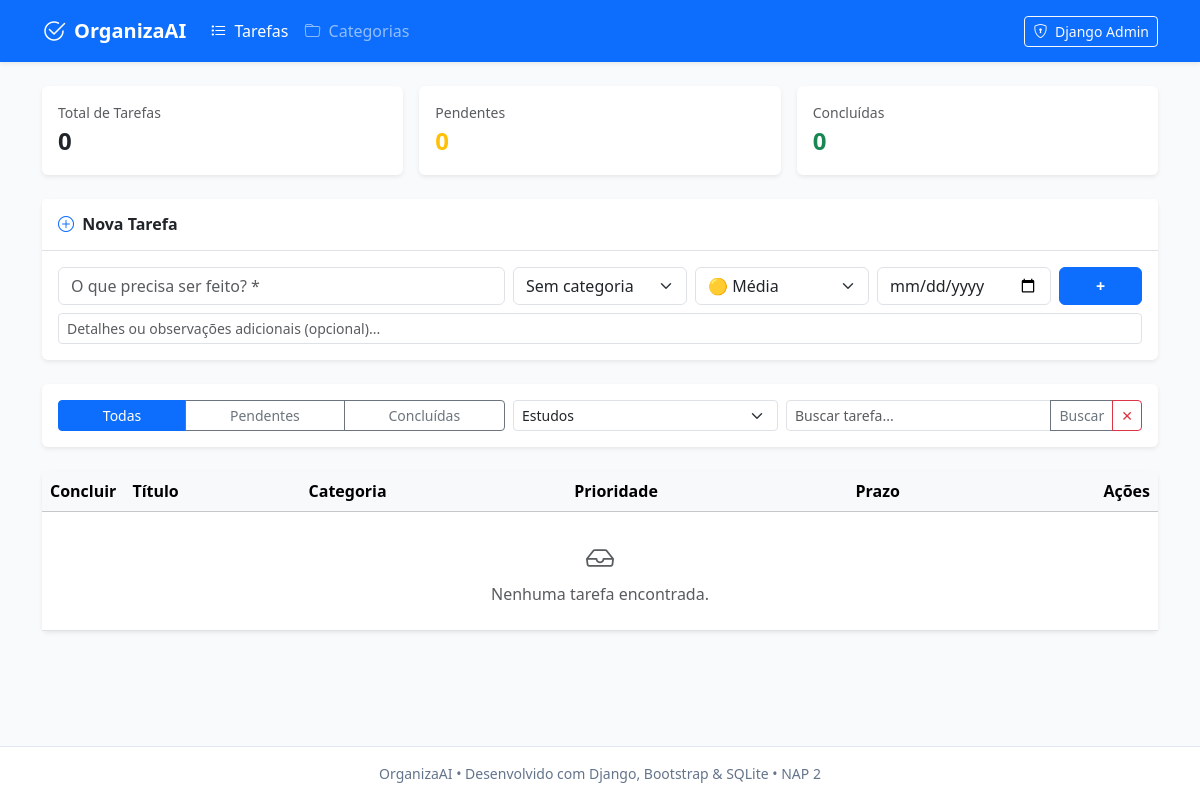
The app's page /?categoria=1, older data.
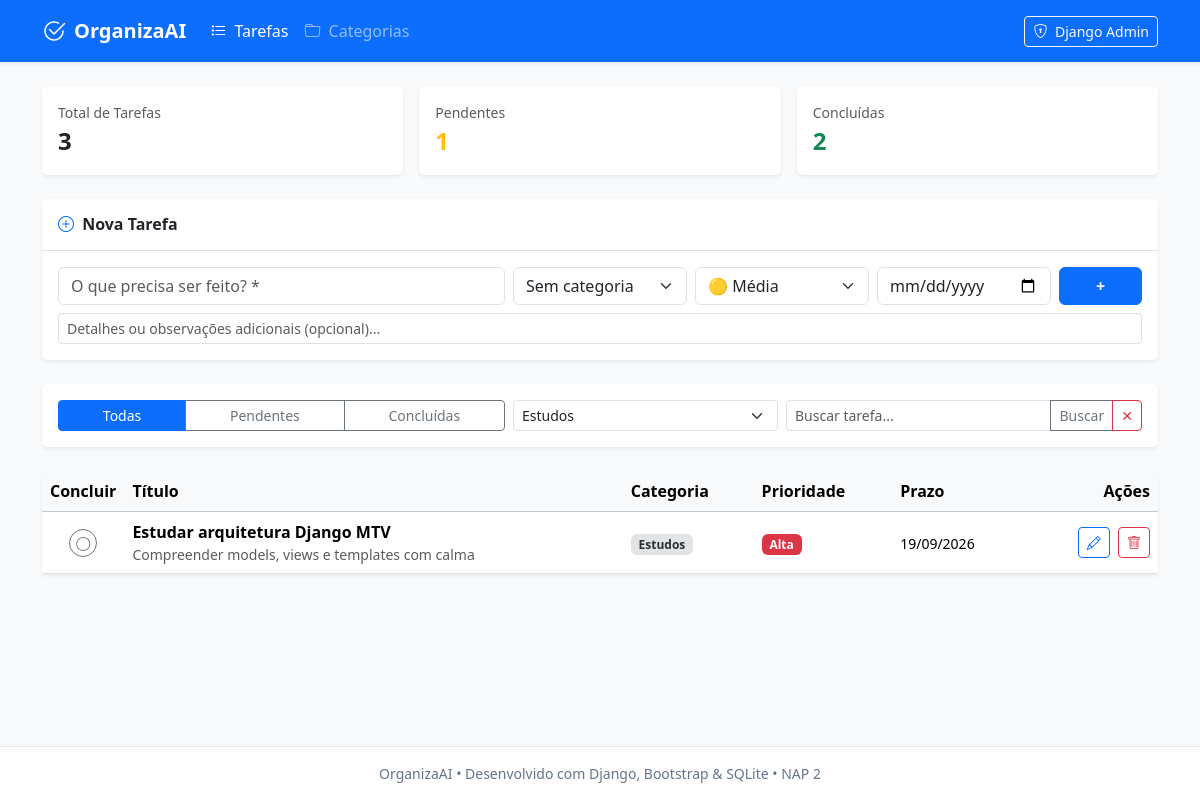
The same page, newer data.
### organiza/models.py (models this page shows, shortened)
class Tarefa(models.Model):
    PRIORIDADE_CHOICES = [
        ('baixa', 'Baixa'),
        ('media', 'Média'),
        ('alta', 'Alta'),
    ]
    titulo = models.CharField(max_length=200, verbose_name="Título")
    descricao = models.TextField(blank=True, null=True, verbose_name="Descrição")
    categoria = models.ForeignKey(Categoria, on_delete=models.SET_NULL, null=True, blank=True, verbose_name="Categoria")
    prioridade = models.CharField(max_length=10, choices=PRIORIDADE_CHOICES, default='media', verbose_name="Prioridade")
    data_limite = models.DateField(blank=True, null=True, verbose_name="Data Limite")
    concluida = models.BooleanField(default=False, verbose_name="Concluída")
    data_criacao = models.DateTimeField(default=timezone.now, verbose_name="Data de Criação")
    class Meta:
        verbose_name = "Tarefa"
        verbose_name_plural = "Tarefas"
        ordering = ['concluida', 'data_limite', '-data_criacao']

class Categoria(models.Model):
    nome = models.CharField(max_length=100, unique=True, verbose_name="Nome")
    class Meta:
        verbose_name = "Categoria"
        verbose_name_plural = "Categorias"

### organiza/views.py (the view, shortened to what this page needs)
# urls.py: path('', views.home, name='home'),
def home(request):
    status_filtro = request.GET.get('status', 'todas')
    categoria_filtro = request.GET.get('categoria', '')
    busca = request.GET.get('q', '').strip()
    tarefas = Tarefa.objects.select_related('categoria').all()
    if status_filtro == 'pendentes':
        tarefas = tarefas.filter(concluida=False)
    elif status_filtro == 'concluidas':
        tarefas = tarefas.filter(concluida=True)
    if categoria_filtro:
        tarefas = tarefas.filter(categoria_id=categoria_filtro)
    if busca:
        tarefas = tarefas.filter(titulo__icontains=busca)
    total = Tarefa.objects.count()
    pendentes = Tarefa.objects.filter(concluida=False).count()
    concluidas = Tarefa.objects.filter(concluida=True).count()
    categorias = Categoria.objects.all()
    return render(request, 'lista.html', {
        'tarefas': tarefas,
        'categorias': categorias,
        'status_filtro': status_filtro,
        'categoria_filtro': categoria_filtro,
        'busca': busca,
        'total': total,
        'pendentes': pendentes,
        'concluidas': concluidas,
    })

### template/lista.html (shortened to what the changed rows need)
{% extends 'base.html' %}
{% block content %}
<div class="row g-3 mb-4">
    <div class="col-md-4">
        <div class="card border-0 shadow-sm p-3">
            <div class="text-muted small">Total de Tarefas</div>
            <div class="fs-4 fw-bold text-dark">{{ total }}</div>
        </div>
    </div>
    <div class="col-md-4">
        <div class="card border-0 shadow-sm p-3">
            <div class="text-muted small">Pendentes</div>
            <div class="fs-4 fw-bold text-warning">{{ pendentes }}</div>
        </div>
    </div>
    <div class="col-md-4">
        <div class="card border-0 shadow-sm p-3">
            <div class="text-muted small">Concluídas</div>
            <div class="fs-4 fw-bold text-success">{{ concluidas }}</div>
        </div>
    </div>
</div>
<div class="card border-0 shadow-sm mb-4">
    <div class="card-header bg-white border-bottom py-3">
        <h2 class="h6 fw-bold mb-0 text-dark">
            <i class="bi bi-plus-circle text-primary me-1"></i> Nova Tarefa
        </h2>
    </div>
</div>
<div class="card border-0 shadow-sm">
    <div class="table-responsive">
        <table class="table table-hover align-middle mb-0">
            <thead class="table-light">
                <tr>
                    <th scope="col" style="width: 50px;">Concluir</th>
                    <th scope="col">Título</th>
                    <th scope="col">Categoria</th>
                    <th scope="col">Prioridade</th>
                    <th scope="col">Prazo</th>
                    <th scope="col" class="text-end" style="width: 140px;">Ações</th>
                </tr>
            </thead>
            <tbody>
                {% for tarefa in tarefas %}
                    <tr class="{% if tarefa.concluida %}table-light text-muted{% endif %}">
                        <td class="text-center">
                            <form method="POST" action="{% url 'concluir_tarefa' tarefa.id %}" class="m-0">
                                <button type="submit" class="btn btn-sm {% if tarefa.concluida %}btn-success{% else %}btn-outline-secondary{% endif %} rounded-circle p-1" style="width: 28px; height: 28px;" title="Marcar como concluída / reabrir">
                                    <i class="bi {% if tarefa.concluida %}bi-check-lg{% else %}bi-circle{% endif %}"></i>
                                </button>
                            </form>
                        </td>
                        <td>
                            <div class="fw-bold {% if tarefa.concluida %}text-decoration-line-through text-muted{% endif %}">
                                {{ tarefa.titulo }}
                            </div>
                            {% if tarefa.descricao %}
                                <div class="small text-muted text-truncate" style="max-width: 350px;">
                                    {{ tarefa.descricao }}
                                </div>
                            {% endif %}
                        </td>
                        <td>
                            {% if tarefa.categoria %}
                                <span class="badge bg-secondary-subtle text-secondary-emphasis">
                                    {{ tarefa.categoria.nome }}
                                </span>
                            {% else %}
                                <span class="text-muted small">—</span>
                            {% endif %}
                        </td>
                        <td>
                            {% if tarefa.prioridade == 'alta' %}
                                <span class="badge bg-danger">Alta</span>
                            {% elif tarefa.prioridade == 'media' %}
                                <span class="badge bg-warning text-dark">Média</span>
                            {% else %}
                                <span class="badge bg-success">Baixa</span>
                            {% endif %}
                        </td>
                        <td>
                            {% if tarefa.data_limite %}
                                <span class="small">{{ tarefa.data_limite|date:"d/m/Y" }}</span>
                            {% else %}
                                <span class="text-muted small">Sem prazo</span>
                            {% endif %}
                        </td>
                        <td class="text-end">
                            <a href="{% url 'editar_tarefa' tarefa.id %}" class="btn btn-sm btn-outline-primary me-1" title="Editar">
                                <i class="bi bi-pencil"></i>
                            </a>
                            <form method="POST" action="{% url 'excluir_tarefa' tarefa.id %}" class="d-inline" onsubmit="return confirm('Deseja realmente excluir a tarefa \'{{ tarefa.titulo|escapejs }}\'?');">
                                <button type="submit" class="btn btn-sm btn-outline-danger" title="Excluir">
                                    <i class="bi bi-trash"></i>
                                </button>
                            </form>
                        </td>
                    </tr>
                {% empty %}
                    <tr>
                        <td colspan="6" class="text-center py-4 text-muted">
                            <i class="bi bi-inbox fs-3 d-block mb-1"></i>
                            Nenhuma tarefa encontrada.
                        </td>
                    </tr>
                {% endfor %}
            </tbody>
        </table>
    </div>
</div>
{% endblock %}

Row changes from the older to the newer data that the page shows:
added Tarefa: concluida False (drawn), titulo "Estudar arquitetura Django MTV", descricao "Compreender models, views e templates com calma", categoria.nome "Estudos", prioridade "Alta", data_limite "19/09/2026"
Text that changed along with them:
{{ total }}: "0" → "3"
{{ pendentes }}: "0" → "1"
{{ concluidas }}: "0" → "2"
text no longer shown: "Nenhuma tarefa encontrada."
